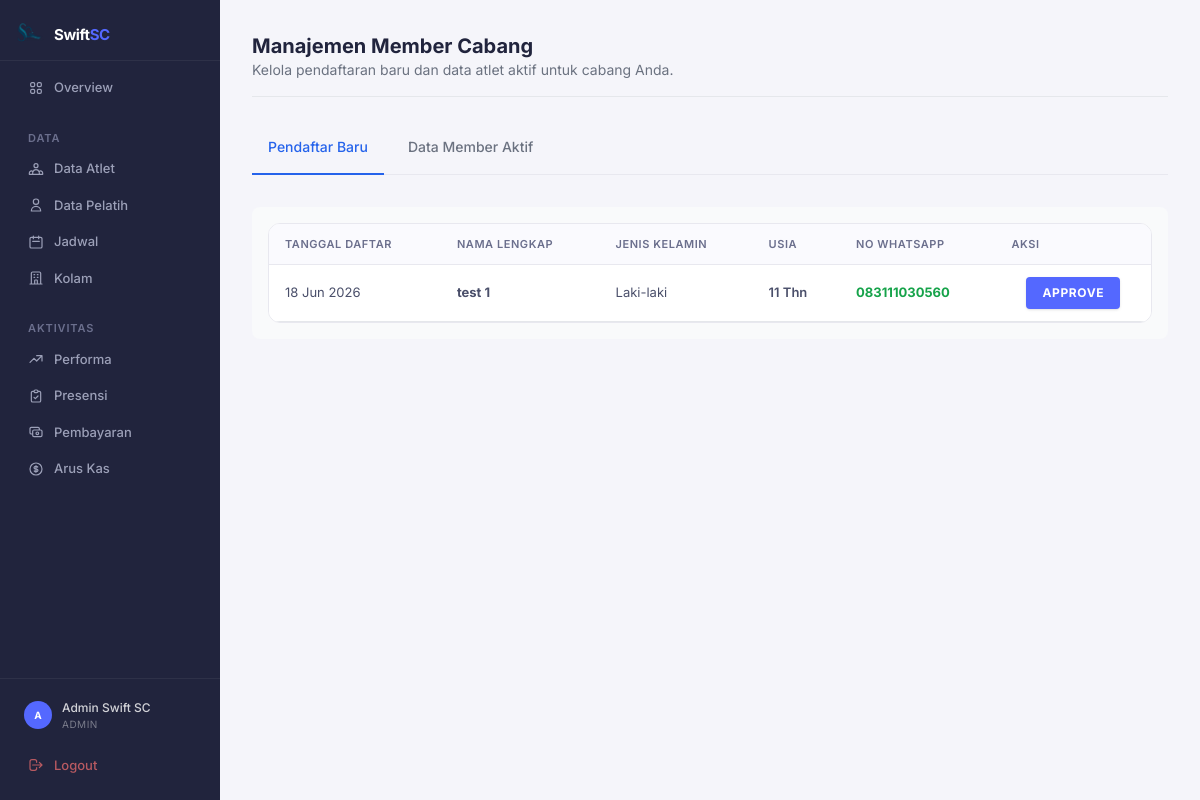
The page /admin/admin_member.php (signed in) on the database its author committed.
### tables this page shows
CREATE TABLE `calon_member` (
  `id` int(11) NOT NULL,
  `nama` varchar(150) NOT NULL,
  `jenis_kelamin` enum('L','P') NOT NULL,
  `no_hp` varchar(20) NOT NULL,
  `tanggal_lahir` date NOT NULL,
  `cabang_id` int(11) NOT NULL,
  `tanggal_daftar` date NOT NULL,
  `payment_status` enum('Paid','Unpaid') DEFAULT 'Unpaid',
  `status_approval` enum('Pending','Approved','Rejected') DEFAULT 'Pending',
  `created_at` timestamp NOT NULL DEFAULT current_timestamp()
);

### admin/admin_member.php (the view, shortened to what this page needs)
<?php
include '../includes/header.php';
include '../includes/sidebar.php';
include '../includes/koneksi.php';
$admin_pool_id = $_SESSION['pool_id'] ?? '';
?>
<div class="lg:ml-[220px] pt-16 lg:pt-0 min-h-screen">
    <div class="p-4 lg:p-8 page-content">
        <div class="mb-6 border-b pb-4">
            <h1 class="text-xl font-bold text-algolia-navy">Manajemen Member Cabang</h1>
            <p class="text-sm text-gray-500">Kelola pendaftaran baru dan data atlet aktif untuk cabang Anda.</p>
        </div>
        <div class="mb-8 border-b border-[#E8E8EF]">
            <ul class="flex flex-wrap -mb-px text-sm font-medium text-center" id="myTab" data-tabs-toggle="#myTabContent" role="tablist">
                <li class="mr-2" role="presentation">
                    <button class="inline-block p-4 border-b-2 rounded-t-lg text-blue-600 border-blue-600" id="pending-tab" data-tabs-target="#pending" type="button" role="tab" aria-controls="pending" aria-selected="true">Pendaftar Baru</button>
                </li>
                <li class="mr-2" role="presentation">
                    <button class="inline-block p-4 border-b-2 border-transparent rounded-t-lg hover:text-gray-600 hover:border-[#E8E8EF]" id="active-tab" data-tabs-target="#active" type="button" role="tab" aria-controls="active" aria-selected="false">Data Member Aktif</button>
                </li>
            </ul>
        </div>
        <div id="myTabContent">
            <div class="p-4 rounded-lg bg-gray-50" id="pending" role="tabpanel" aria-labelledby="pending-tab">
                <div class="card overflow-hidden">
                    <table class="table-algolia">
                        <thead class="text-xs text-gray-500 uppercase bg-gray-50/80">
                            <tr>
                                <th class="px-6 py-4">Tanggal Daftar</th>
                                <th class="px-6 py-4">Nama Lengkap</th>
                                <th class="px-6 py-4">Jenis Kelamin</th>
                                <th class="px-6 py-4">Usia</th>
                                <th class="px-6 py-4">No WhatsApp</th>
                                <th class="px-6 py-4 text-center">Aksi</th>
                            </tr>
                        </thead>
                        <tbody>
                            <?php
                            $pendingMembers = [];
                            try {
                                $query_pending = "SELECT * FROM calon_member WHERE status_approval = 'Pending' AND cabang_id = '$admin_pool_id' ORDER BY created_at DESC";
                                $res_pending = mysqli_query($koneksi, $query_pending);
                                if ($res_pending) {
                                    while ($row = mysqli_fetch_assoc($res_pending)) {
                                        $pendingMembers[] = $row;
                                    }
                                }
                            } catch (\Exception $e) {}
                            if(count($pendingMembers) > 0) {
                                foreach($pendingMembers as $d) {
                                    $umur = '-';
                                    if(!empty($d['tanggal_lahir'])) {
                                        $lahir = new DateTime($d['tanggal_lahir']);
                                        $sekarang = new DateTime('today');
                                        $umur = $lahir->diff($sekarang)->y . ' Thn';
                                    }
                            ?>
                            <tr class="bg-white border-b hover:bg-orange-50 transition-colors">
                                <td class="px-6 py-4"><?= date('d M Y', strtotime($d['created_at'] ?? '')); ?></td>
                                <td class="px-6 py-4 font-bold text-gray-800"><?= htmlspecialchars($d['nama'] ?? ''); ?></td>
                                <td class="px-6 py-4"><?= ($d['jenis_kelamin'] ?? '') == 'L' ? 'Laki-laki' : 'Perempuan'; ?></td>
                                <td class="px-6 py-4 font-semibold"><?= $umur; ?></td>
                                <td class="px-6 py-4">
                                    <a href="https://wa.me/<?= preg_replace('/^0/', '62', $d['no_hp'] ?? ''); ?>" target="_blank" class="text-green-600 font-bold hover:underline">
                                        <?= htmlspecialchars($d['no_hp'] ?? ''); ?>
                                    </a>
                                </td>
                                <td class="px-6 py-4 text-center">
                                    <form action="admin_member_proses.php" method="POST" class="inline">
                                        <button type="submit" name="approve" onclick="return confirm('Setujui pendaftar ini menjadi atlet resmi?')" class="bg-algolia-blue hover:bg-algolia-darkblue text-white font-bold py-2 px-4 rounded shadow text-xs uppercase tracking-wider">Approve</button>
                                    </form>
                                </td>
                            </tr>
                            <?php } } else { echo "<tr><td colspan='6' class='px-6 py-8 text-center text-slate-500 italic'>Belum ada pendaftar baru untuk cabang ini.</td></tr>"; } ?>
                        </tbody>
                    </table>
                </div>
            </div>
        </div>
    </div>
</div>
<?php include '../includes/footer.php'; ?>

### includes/header.php (style rules this page uses)
body { font-family: 'Inter', system-ui, -apple-system, sans-serif; background: #F5F5FA; color: #21243D; }
.card { background: #FFFFFF; border: 1px solid #E8E8EF; border-radius: 12px; }
.table-algolia { width: 100%; border-collapse: collapse; }
.table-algolia thead th { font-size: 11px; font-weight: 600; color: #6B6F8D; text-transform: uppercase; letter-spacing: 0.05em; padding: 12px 16px; border-bottom: 1px solid #E8E8EF; text-align: left; background: #FAFAFE; }
.table-algolia tbody td { font-size: 13px; padding: 12px 16px; border-bottom: 1px solid #F0F0F5; color: #4A4F6A; }
.table-algolia tbody tr:last-child td { border-bottom: none; }
.page-content { animation: fadeUp 0.3s ease-out; }

### rows shown on the page
calon_member: created_at "18 Jun 2026", nama "test 1", jenis_kelamin "Laki-laki", tanggal_lahir "11 Thn", no_hp "083111030560"

### other values the page prints
substr($nama, 0, 1) "A"
$nama "Admin Swift SC"
$role "ADMIN"
